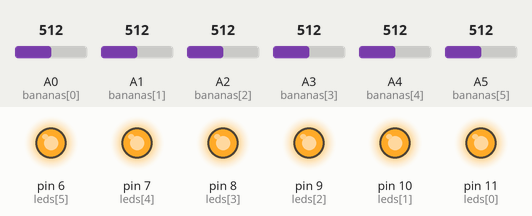
Simulated run of this sketch. Board: Arduino Uno, built with avr-gcc and run on an emulated ATmega328P. Shown: output pins drawn as LEDs (lit = HIGH). The inputs (shaded band) are chosen by the test bench; at power-on: A0 (bananas[0]) = 512, A1 (bananas[1]) = 512, A2 (bananas[2]) = 512, A3 (bananas[3]) = 512, A4 (bananas[4]) = 512, A5 (bananas[5]) = 512. What the sketch prints to the serial monitor is not drawn.

Above: at 0.1 s.
Timing chart, 0 to 1.6 s (numbered marks = the images above):
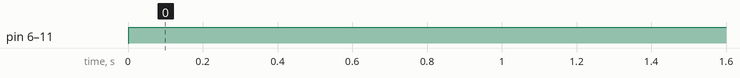

Measured:
- by itself, pin 6 (leds[5]), pin 7 (leds[4]), pin 8 (leds[3]), pin 9 (leds[2]), pin 10 (leds[1]), pin 11 (leds[0]): LOW → HIGH at 0.00 s

The sketch:

BananaSrc.ino
```cpp
#define NUM_INPUTS 6
#define SENSITIVITY 20
#define BAUD_RATE 115200

int bananas[NUM_INPUTS] = {A0, A1, A2, A3, A4, A5};
int leds[NUM_INPUTS] = {11, 10, 9, 8, 7, 6};
bool lastValues[NUM_INPUTS] = {false, false, false, false, false};

void setup()
{
    Serial.begin(BAUD_RATE);
    for (int i = 0; i < NUM_INPUTS; i++)
    {
        pinMode(bananas[i], INPUT);
        pinMode(leds[i], OUTPUT);
    }
}

void loop()
{
    for (int i = 0; i < NUM_INPUTS; i++)
    {
        bool value = 1024 - analogRead(bananas[i]) >= SENSITIVITY;
        if (value != lastValues[i])
        {
            if (value)
            {
                Serial.println(i);
                digitalWrite(leds[i], HIGH);
            }
            else
            {
                digitalWrite(leds[i], LOW);
            }
            lastValues[i] = value;
        }
    }
    delay(10);
}
```
